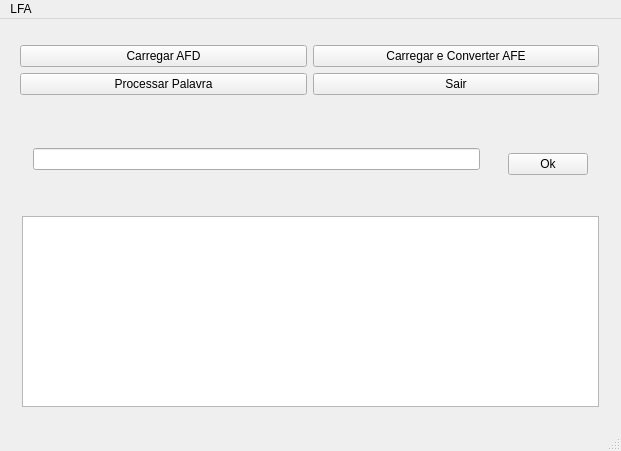
<?xml version="1.0" encoding="UTF-8"?>
<ui version="4.0">
 <class>Trabalho_Linguagens_Formais_e_Automatos</class>
 <widget class="QMainWindow" name="Trabalho_Linguagens_Formais_e_Automatos">
  <property name="geometry">
   <rect>
    <x>0</x>
    <y>0</y>
    <width>621</width>
    <height>451</height>
   </rect>
  </property>
  <property name="windowTitle">
   <string>Trabalho_Linguagens_Formais_e_Automatos</string>
  </property>
  <widget class="QWidget" name="centralWidget">
   <layout class="QVBoxLayout" name="verticalLayout">
    <item>
     <widget class="QFrame" name="frame">
      <property name="frameShape">
       <enum>QFrame::NoFrame</enum>
      </property>
      <property name="frameShadow">
       <enum>QFrame::Raised</enum>
      </property>
      <layout class="QVBoxLayout" name="verticalLayout_2">
       <property name="leftMargin">
        <number>9</number>
       </property>
       <property name="topMargin">
        <number>0</number>
       </property>
       <property name="bottomMargin">
        <number>0</number>
       </property>
       <item>
        <widget class="QFrame" name="frame_6">
         <property name="frameShape">
          <enum>QFrame::NoFrame</enum>
         </property>
         <property name="frameShadow">
          <enum>QFrame::Raised</enum>
         </property>
         <layout class="QHBoxLayout" name="horizontalLayout_2">
          <property name="leftMargin">
           <number>0</number>
          </property>
          <property name="topMargin">
           <number>15</number>
          </property>
          <property name="rightMargin">
           <number>0</number>
          </property>
          <property name="bottomMargin">
           <number>0</number>
          </property>
          <item>
           <widget class="QPushButton" name="pushButton">
            <property name="text">
             <string>Carregar AFD</string>
            </property>
           </widget>
          </item>
          <item>
           <widget class="QPushButton" name="pushButton_2">
            <property name="text">
             <string>Carregar e Converter AFE</string>
            </property>
           </widget>
          </item>
         </layout>
        </widget>
       </item>
       <item>
        <widget class="QFrame" name="frame_7">
         <property name="frameShape">
          <enum>QFrame::NoFrame</enum>
         </property>
         <property name="frameShadow">
          <enum>QFrame::Raised</enum>
         </property>
         <layout class="QHBoxLayout" name="horizontalLayout_3">
          <property name="leftMargin">
           <number>0</number>
          </property>
          <property name="topMargin">
           <number>0</number>
          </property>
          <property name="rightMargin">
           <number>0</number>
          </property>
          <property name="bottomMargin">
           <number>0</number>
          </property>
          <item>
           <widget class="QPushButton" name="pushButton_3">
            <property name="text">
             <string>Processar Palavra</string>
            </property>
           </widget>
          </item>
          <item>
           <widget class="QPushButton" name="pushButton_4">
            <property name="text">
             <string>Sair</string>
            </property>
           </widget>
          </item>
         </layout>
        </widget>
       </item>
      </layout>
     </widget>
    </item>
    <item>
     <widget class="QFrame" name="frame_2">
      <property name="sizePolicy">
       <sizepolicy hsizetype="Expanding" vsizetype="Fixed">
        <horstretch>0</horstretch>
        <verstretch>0</verstretch>
       </sizepolicy>
      </property>
      <property name="frameShape">
       <enum>QFrame::NoFrame</enum>
      </property>
      <property name="frameShadow">
       <enum>QFrame::Raised</enum>
      </property>
      <layout class="QHBoxLayout" name="horizontalLayout">
       <item>
        <widget class="QFrame" name="frame_4">
         <property name="sizePolicy">
          <sizepolicy hsizetype="Expanding" vsizetype="Fixed">
           <horstretch>0</horstretch>
           <verstretch>0</verstretch>
          </sizepolicy>
         </property>
         <property name="minimumSize">
          <size>
           <width>0</width>
           <height>0</height>
          </size>
         </property>
         <property name="frameShape">
          <enum>QFrame::NoFrame</enum>
         </property>
         <property name="frameShadow">
          <enum>QFrame::Raised</enum>
         </property>
         <layout class="QVBoxLayout" name="verticalLayout_3">
          <property name="bottomMargin">
           <number>12</number>
          </property>
          <item>
           <widget class="QLabel" name="label">
            <property name="sizePolicy">
             <sizepolicy hsizetype="Expanding" vsizetype="Preferred">
              <horstretch>0</horstretch>
              <verstretch>0</verstretch>
             </sizepolicy>
            </property>
            <property name="text">
             <string/>
            </property>
           </widget>
          </item>
          <item>
           <widget class="QLineEdit" name="lineEdit">
            <property name="sizePolicy">
             <sizepolicy hsizetype="Expanding" vsizetype="Expanding">
              <horstretch>0</horstretch>
              <verstretch>0</verstretch>
             </sizepolicy>
            </property>
            <property name="minimumSize">
             <size>
              <width>14</width>
              <height>0</height>
             </size>
            </property>
           </widget>
          </item>
         </layout>
        </widget>
       </item>
       <item>
        <widget class="QFrame" name="frame_5">
         <property name="sizePolicy">
          <sizepolicy hsizetype="Fixed" vsizetype="Fixed">
           <horstretch>0</horstretch>
           <verstretch>0</verstretch>
          </sizepolicy>
         </property>
         <property name="frameShape">
          <enum>QFrame::NoFrame</enum>
         </property>
         <property name="frameShadow">
          <enum>QFrame::Raised</enum>
         </property>
         <layout class="QVBoxLayout" name="verticalLayout_4">
          <property name="bottomMargin">
           <number>13</number>
          </property>
          <item>
           <spacer name="verticalSpacer">
            <property name="orientation">
             <enum>Qt::Vertical</enum>
            </property>
            <property name="sizeType">
             <enum>QSizePolicy::Expanding</enum>
            </property>
            <property name="sizeHint" stdset="0">
             <size>
              <width>20</width>
              <height>30</height>
             </size>
            </property>
           </spacer>
          </item>
          <item>
           <widget class="QPushButton" name="ButtonOk">
            <property name="text">
             <string>Ok</string>
            </property>
           </widget>
          </item>
         </layout>
        </widget>
       </item>
      </layout>
     </widget>
    </item>
    <item>
     <widget class="QFrame" name="frame_3">
      <property name="sizePolicy">
       <sizepolicy hsizetype="Expanding" vsizetype="Expanding">
        <horstretch>0</horstretch>
        <verstretch>0</verstretch>
       </sizepolicy>
      </property>
      <property name="frameShape">
       <enum>QFrame::NoFrame</enum>
      </property>
      <property name="frameShadow">
       <enum>QFrame::Raised</enum>
      </property>
      <layout class="QHBoxLayout" name="horizontalLayout_4">
       <item>
        <widget class="QTextBrowser" name="textBrowser"/>
       </item>
      </layout>
     </widget>
    </item>
   </layout>
  </widget>
  <widget class="QMenuBar" name="menuBar">
   <property name="geometry">
    <rect>
     <x>0</x>
     <y>0</y>
     <width>621</width>
     <height>30</height>
    </rect>
   </property>
   <widget class="QMenu" name="menuLFA">
    <property name="title">
     <string>LFA</string>
    </property>
   </widget>
   <addaction name="menuLFA"/>
  </widget>
  <widget class="QStatusBar" name="statusBar"/>
 </widget>
 <layoutdefault spacing="6" margin="11"/>
 <resources/>
 <connections/>
</ui>
